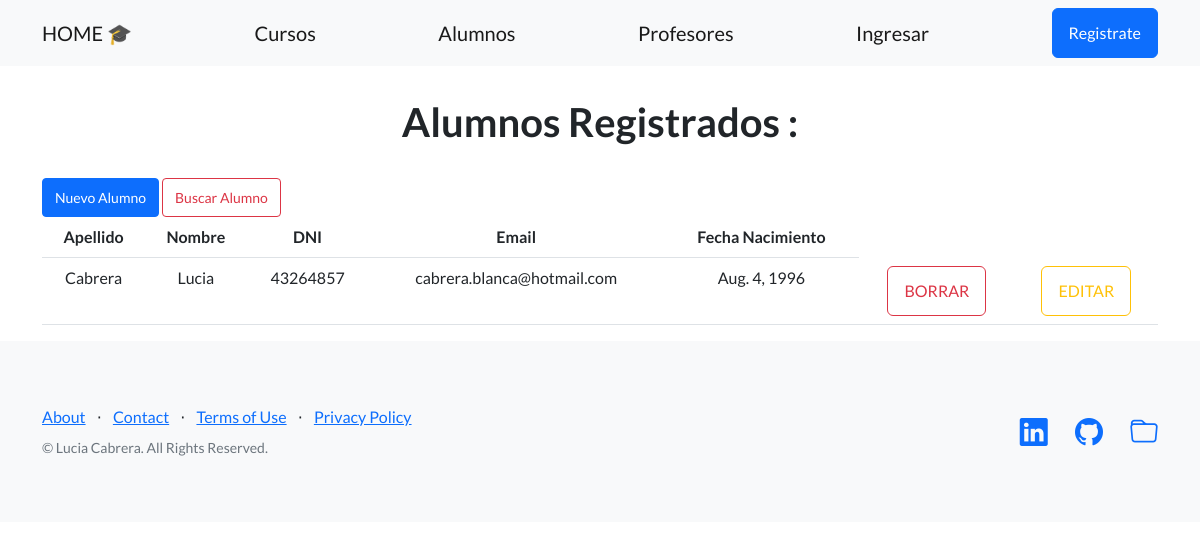
The page /AppCoder/ver_alumnos on the database as committed earlier.
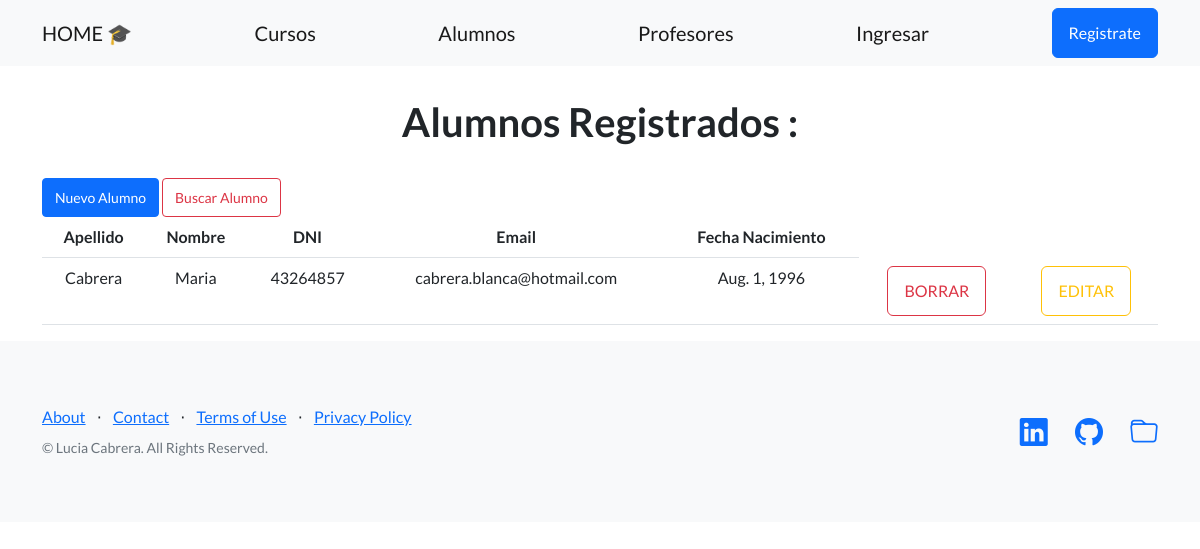
The same page on the database as committed later.
### AppCoder/models.py (models this page shows, shortened)
class Alumno (models.Model):
    apellido = models.CharField(max_length=256)
    nombre = models.CharField(max_length=256)
    dni = models.IntegerField()
    email = models.EmailField()
    fecha_nacimiento = models.DateField( blank=True, null=True)

### AppCoder/views.py (the view)
# urls.py: path('ver_alumnos', views.ver_alumnos , name="ver_alumnos"),
def ver_alumnos(request):
    alumnos = Alumno.objects.all()
    dicc =  {"alumnos":alumnos }
    plantilla = loader.get_template("ver_alumnos.html")
    respuesta = plantilla.render(dicc)
    return HttpResponse(respuesta)

### AppCoder/templates/ver_alumnos.html (shortened to what this page needs)
{% extends 'padre.html' %}
{% load static %}
{% block contenido %}
    <main class="container">
        <h1 class="text-center title" style="margin: 2rem">Alumnos Registrados : </h1>
        <a href="alta_alumnos" class="btn btn-primary btn-sm">Nuevo Alumno</a>
        <a href="buscar_alumnos" class="btn btn-outline-danger btn-sm">Buscar Alumno</a>
        <table class="table text-center"  id="tabla_alumnos">
            <thead>
                <tr>
                    <th>Apellido</th>
                    <th>Nombre</th>
                    <th>DNI</th>
                    <th>Email</th>
                    <th>Fecha Nacimiento</th>
                </tr>
            </thead>
            <tbody>
                {% for n in alumnos %}
                    <tr>
                        <td>{{n.apellido}}</td>
                        <td>{{n.nombre}}</td>
                        <td>{{n.dni}}</td>
                        <td>{{n.email}}</td>
                        <td>{{n.fecha_nacimiento}}</td>
                        <td><a href="{% url 'eliminar_alumnos' n.id %}" class="btn btn-outline-danger">BORRAR</a></td>
                        <td><a href="{% url 'editar_alumnos' n.id %}" class="btn btn-outline-warning">EDITAR</a></td>
                        </tr>
                {% endfor %}
            </tbody>
        </table>
    </main>
{% endblock %}

Rows that differ between the two databases and show on the page:
changed Alumno "Cabrera": nombre "Lucia" → "Maria"; fecha_nacimiento "Aug. 4, 1996" → "Aug. 1, 1996"
